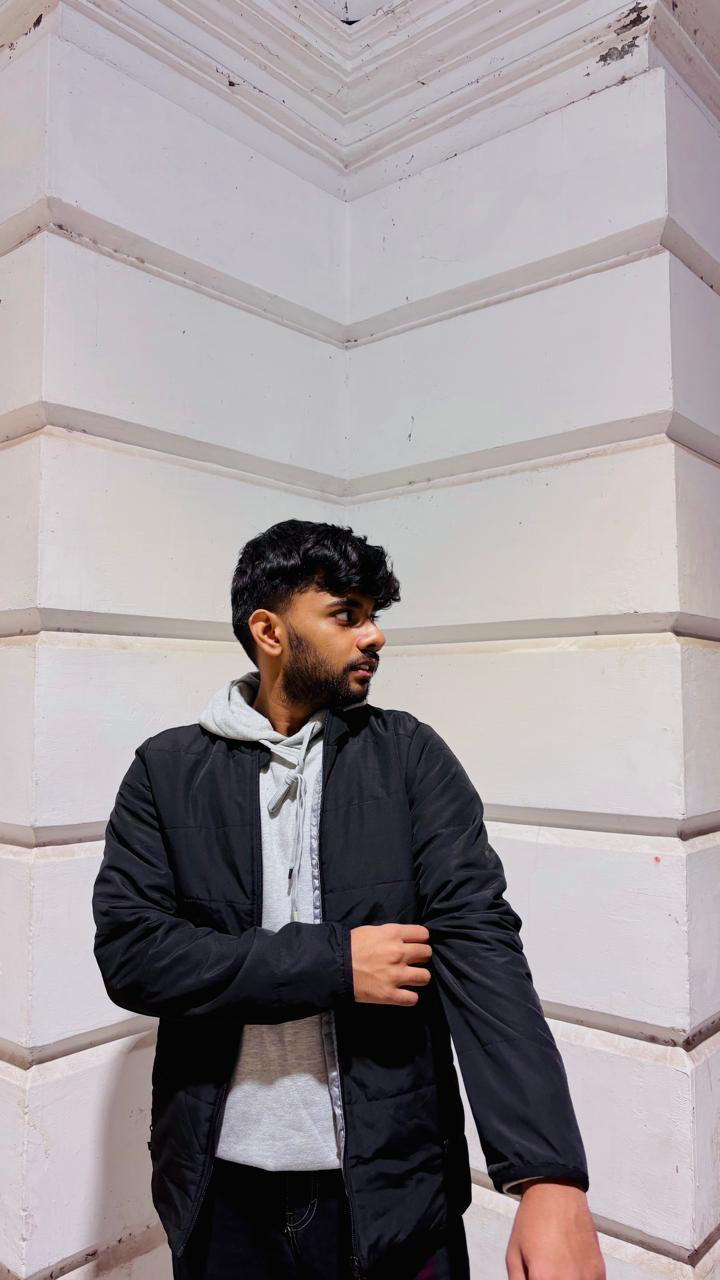
#> input picture face_detection_project/face1/data/sheel1.png, 720 x 1280 px, given in place of the camera
$ python face_data_collector.py
#> lines starting #> are read from the running program, lines starting #| are printed output that depends on the picture
import cv2
import os
import pickle

# ==== Configuration ====
DATASET_DIR = "face1/data"
LABELS_FILE = "face1/trainer/labels.pickle"
CASCADE_PATH = "haarcascade_frontalface_default.xml"
SAMPLES_PER_PERSON = 100

# ==== Load or initialize label dictionary ====
if os.path.exists(LABELS_FILE):
    with open(LABELS_FILE, 'rb') as f:
#> (reads face_detection_project/face1/trainer/labels.pickle from the repository)
        labels = pickle.load(f)
else:
    labels = {}

# ==== Reverse the dictionary for lookup ====
label_ids = {v: k for k, v in labels.items()}
next_id = max(label_ids.values(), default=-1) + 1


# ==== Get person name ====
name = input("👤 Enter name (exactly as before to add more samples, or new name to register): ").strip()
#> the answer given: sheel1.png

if name in label_ids:
    person_id = label_ids[name]
    print(f"✅ Found existing person ID: {person_id}")
else:
    person_id = next_id
    labels[person_id] = name
    print(f"🆕 New person registered with ID: {person_id}")
    next_id += 1

# ==== Prepare directory ====
person_dir = os.path.join(DATASET_DIR, name)
os.makedirs(person_dir, exist_ok=True)

# ==== Initialize face detector ====
face_cascade = cv2.CascadeClassifier(CASCADE_PATH)
cam = cv2.VideoCapture(1)
print("📸 Starting camera. Press 'q' to quit anytime.")

count = 0
while True:
    ret, frame = cam.read()
#> frame is the input picture: shape (1280, 720, 3); mean B, G, R 153.5, 150.6, 157.7
    if not ret:
        print("⚠️ Camera error")
        break

    gray = cv2.cvtColor(frame, cv2.COLOR_BGR2GRAY)
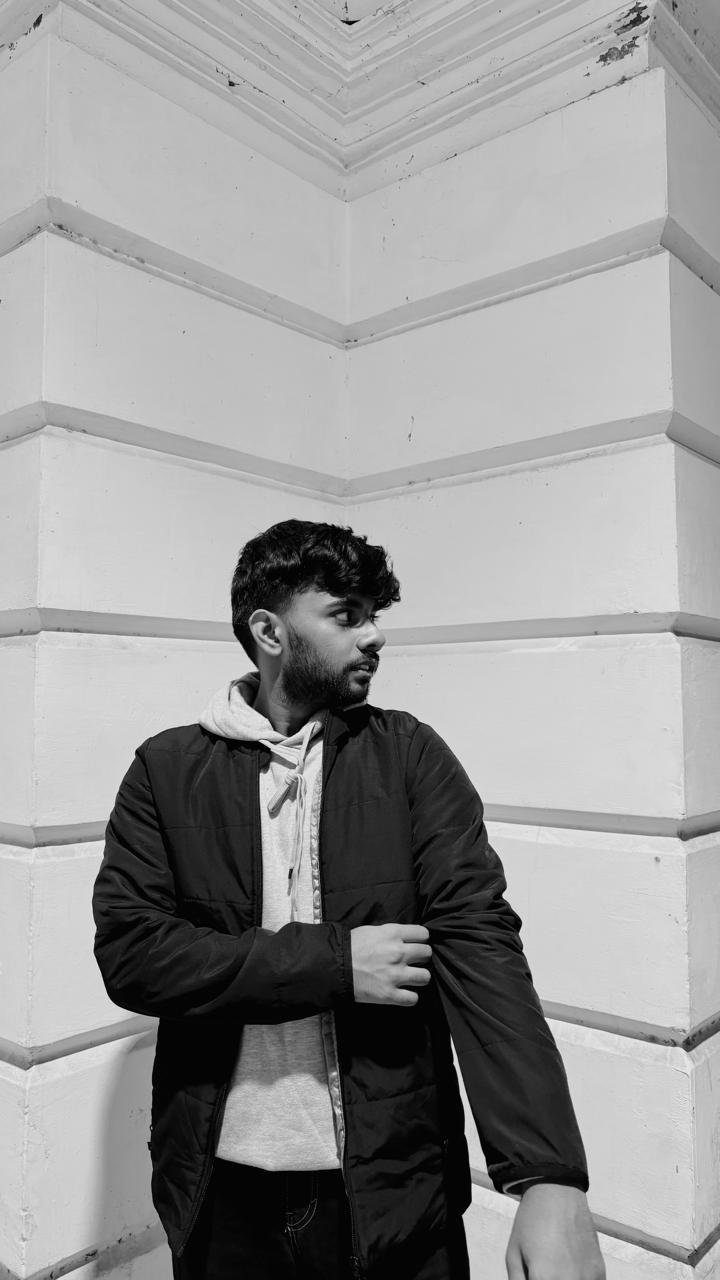
#> gray: shape (1280, 720); min 0, max 248, mean 153
    faces = face_cascade.detectMultiScale(gray, 1.3, 5)
#> faces = ()

    for (x, y, w, h) in faces:
        face_img = gray[y:y+h, x:x+w]
        face_img = cv2.resize(face_img, (200, 200))

        count += 1
        file_path = os.path.join(person_dir, f"{name}_{count}.png")
        cv2.imwrite(file_path, face_img)

        # Draw & display
        cv2.rectangle(frame, (x, y), (x+w, y+h), (0, 255, 0), 2)
        cv2.putText(frame, f"{name}: {count}/{SAMPLES_PER_PERSON}", (x, y-10),
                    cv2.FONT_HERSHEY_SIMPLEX, 0.6, (255, 255, 255), 2)
#> this loop made 0 passes
#> after the loop, count = 0

    cv2.imshow("🧠 Collecting face samples", frame)

    if cv2.waitKey(1) & 0xFF == ord('q') or count >= SAMPLES_PER_PERSON:
#> (key q is pressed here)
        break

# ==== Cleanup ====
cam.release()
cv2.destroyAllWindows()

# ==== Save labels ====
with open(LABELS_FILE, 'wb') as f:
    pickle.dump(labels, f)

print(f"\n✅ Collection complete. {count} images saved for '{name}'.")
#| ✅ Collection complete. 0 images saved for 'sheel1.png'.
